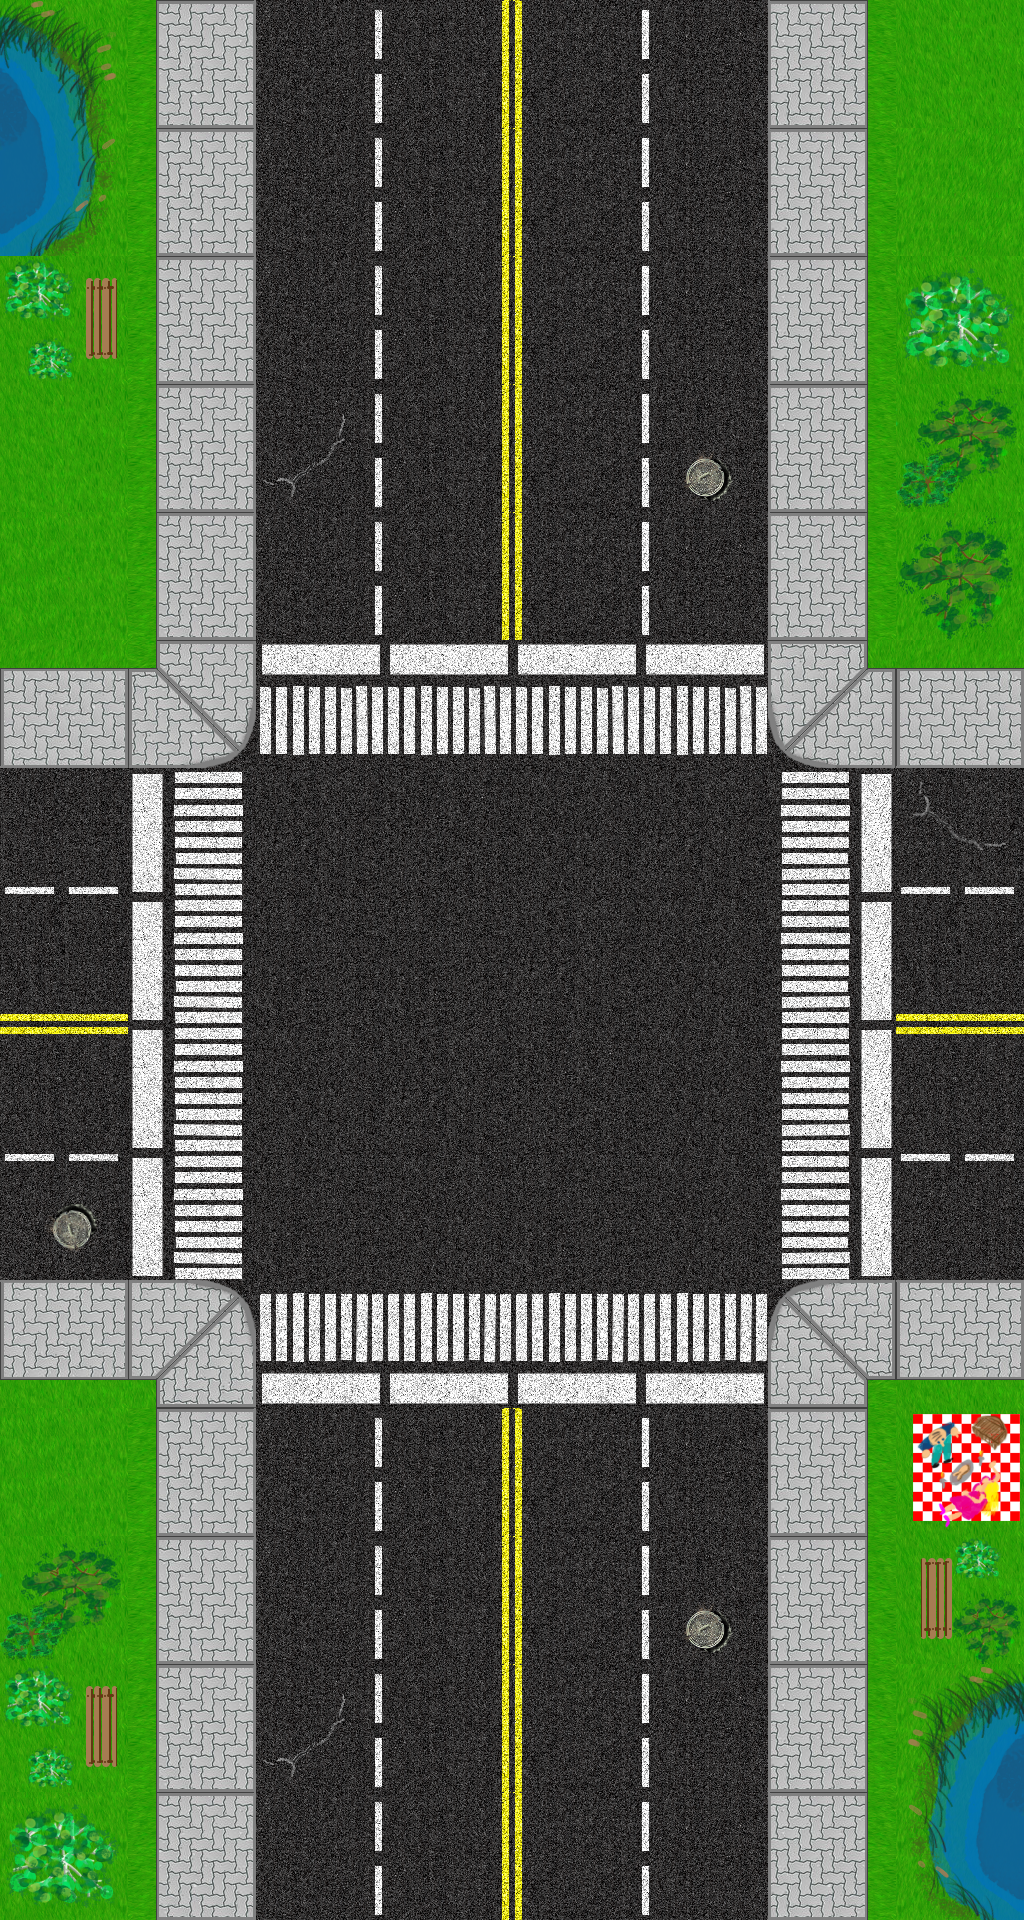

This game map was drawn from its Tiled (.tmx) file and the tilesets committed beside it. A one-line description and the full map source follow:
An orthogonal 8x15 tile map with 128x128 px tiles, 1 tile layer (Tile Layer 1).

<map version="1.0" orientation="orthogonal" renderorder="right-down" width="8" height="15" tilewidth="128" tileheight="128" nextobjectid="1">
 <tileset firstgid="1" name="RoadTilesV2" tilewidth="128" tileheight="128">
  <image source="RoadTilesV2.png" width="1024" height="768" />
 </tileset>
 <layer name="Tile Layer 1" width="8" height="15">
  <data>
   <tile gid="33" />
   <tile gid="32" />
   <tile gid="6" />
   <tile gid="4" />
   <tile gid="1" />
   <tile gid="5" />
   <tile gid="31" />
   <tile gid="27" />
   <tile gid="41" />
   <tile gid="32" />
   <tile gid="6" />
   <tile gid="4" />
   <tile gid="1" />
   <tile gid="5" />
   <tile gid="31" />
   <tile gid="26" />
   <tile gid="36" />
   <tile gid="32" />
   <tile gid="6" />
   <tile gid="4" />
   <tile gid="1" />
   <tile gid="5" />
   <tile gid="31" />
   <tile gid="45" />
   <tile gid="27" />
   <tile gid="32" />
   <tile gid="14" />
   <tile gid="4" />
   <tile gid="1" />
   <tile gid="13" />
   <tile gid="31" />
   <tile gid="48" />
   <tile gid="25" />
   <tile gid="32" />
   <tile gid="6" />
   <tile gid="4" />
   <tile gid="1" />
   <tile gid="5" />
   <tile gid="31" />
   <tile gid="46" />
   <tile gid="30" />
   <tile gid="40" />
   <tile gid="10" />
   <tile gid="10" />
   <tile gid="10" />
   <tile gid="10" />
   <tile gid="39" />
   <tile gid="30" />
   <tile gid="7" />
   <tile gid="12" />
   <tile gid="20" />
   <tile gid="17" />
   <tile gid="18" />
   <tile gid="20" />
   <tile gid="11" />
   <tile gid="15" />
   <tile gid="3" />
   <tile gid="12" />
   <tile gid="19" />
   <tile gid="19" />
   <tile gid="20" />
   <tile gid="18" />
   <tile gid="11" />
   <tile gid="3" />
   <tile gid="2" />
   <tile gid="12" />
   <tile gid="18" />
   <tile gid="20" />
   <tile gid="17" />
   <tile gid="18" />
   <tile gid="11" />
   <tile gid="2" />
   <tile gid="16" />
   <tile gid="12" />
   <tile gid="19" />
   <tile gid="18" />
   <tile gid="19" />
   <tile gid="18" />
   <tile gid="11" />
   <tile gid="8" />
   <tile gid="29" />
   <tile gid="37" />
   <tile gid="9" />
   <tile gid="9" />
   <tile gid="9" />
   <tile gid="9" />
   <tile gid="38" />
   <tile gid="29" />
   <tile gid="25" />
   <tile gid="32" />
   <tile gid="6" />
   <tile gid="4" />
   <tile gid="1" />
   <tile gid="5" />
   <tile gid="31" />
   <tile gid="43" />
   <tile gid="48" />
   <tile gid="32" />
   <tile gid="6" />
   <tile gid="4" />
   <tile gid="1" />
   <tile gid="13" />
   <tile gid="31" />
   <tile gid="35" />
   <tile gid="36" />
   <tile gid="32" />
   <tile gid="14" />
   <tile gid="4" />
   <tile gid="1" />
   <tile gid="5" />
   <tile gid="31" />
   <tile gid="34" />
   <tile gid="45" />
   <tile gid="32" />
   <tile gid="6" />
   <tile gid="4" />
   <tile gid="1" />
   <tile gid="5" />
   <tile gid="31" />
   <tile gid="42" />
  </data>
 </layer>
</map>
